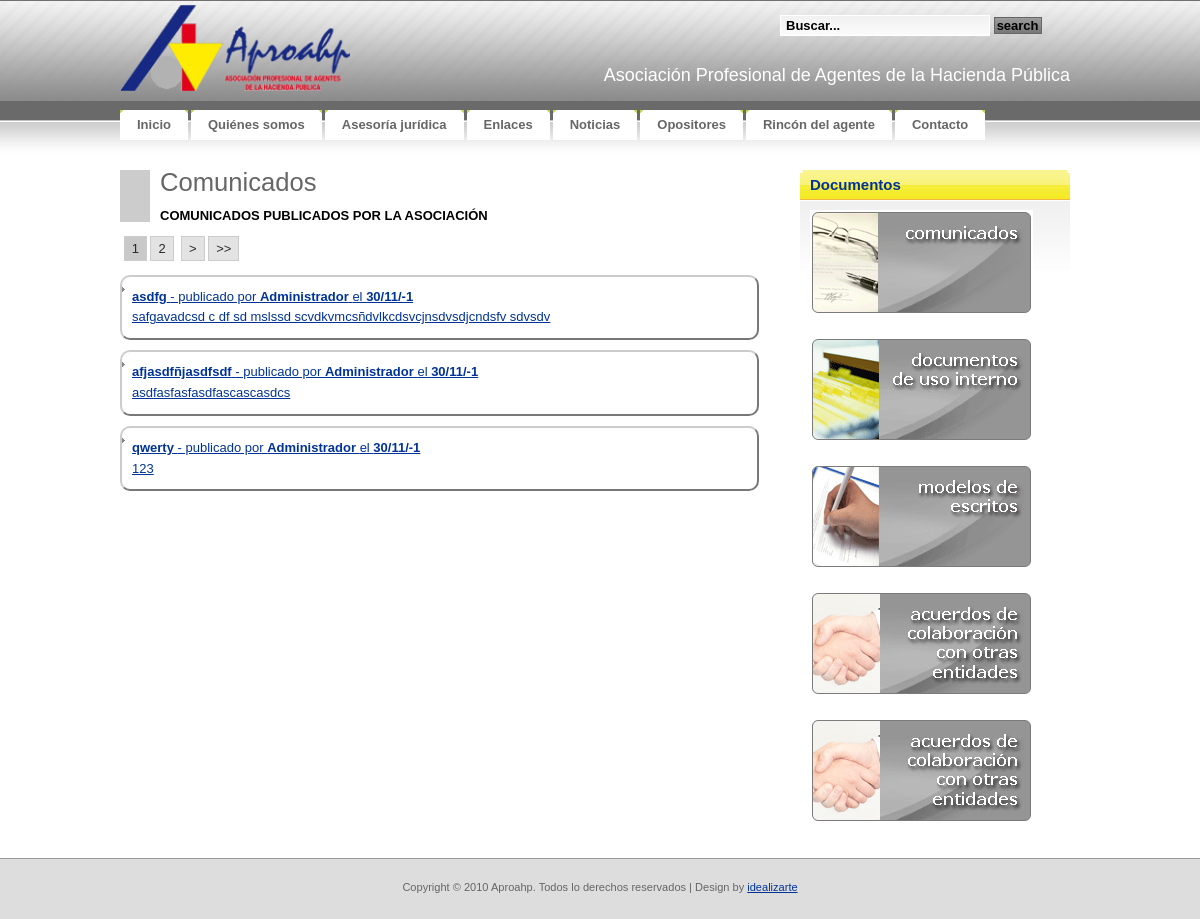
/rinconagente/documentos.php?catid=1, run on an earlier commit of the app's database.
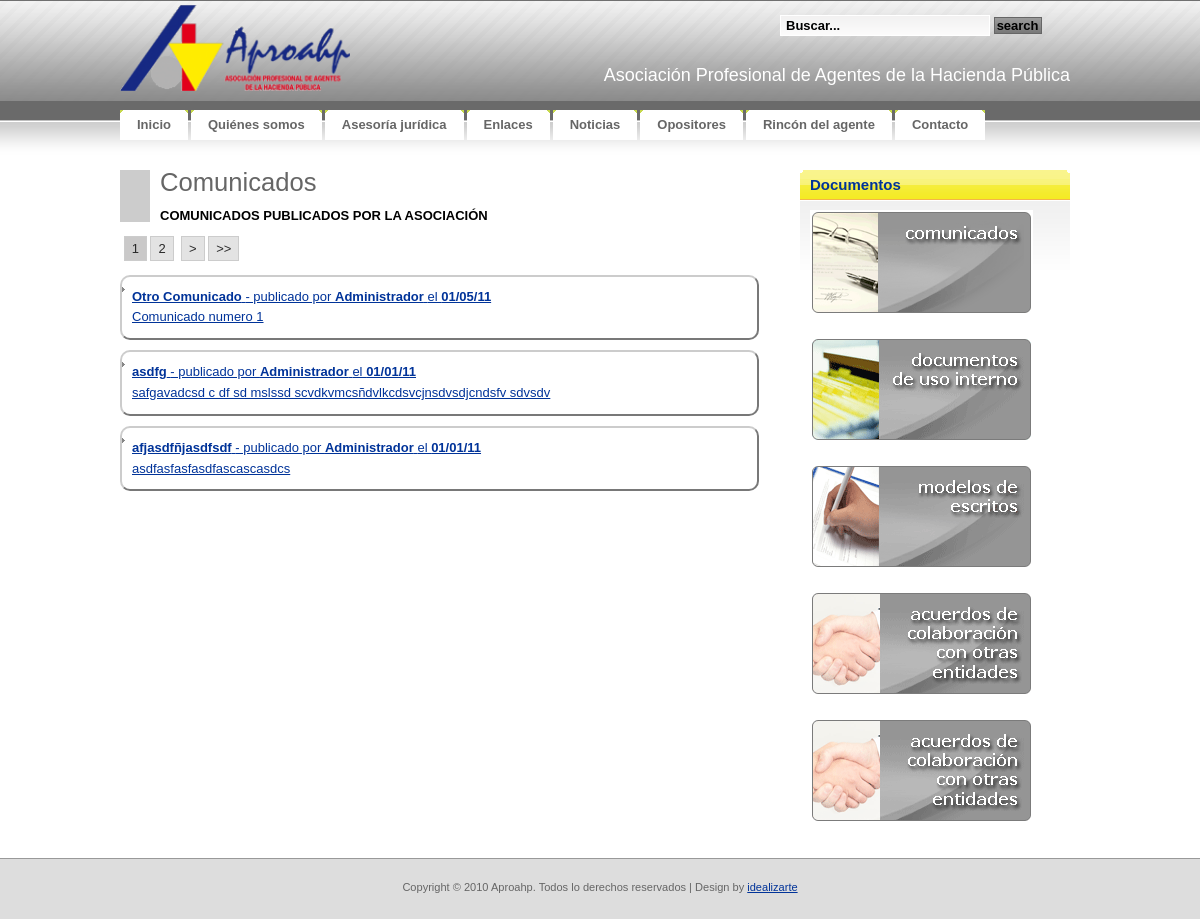
And on a later commit of the database.
### tables this page shows
CREATE TABLE IF NOT EXISTS `tbl_documentos` (
  `DOC_ID` bigint(20) NOT NULL AUTO_INCREMENT,
  `DOC_Fecha` datetime NOT NULL,
  `DOC_Autor` bigint(20) NOT NULL,
  `DOC_Categoria` bigint(20) NOT NULL,
  `DOC_Titulo` varchar(50) NOT NULL,
  `DOC_Resumen` varchar(500) NOT NULL,
  `DOC_Texto` text NOT NULL,
  `DOC_Attach` varchar(200) NOT NULL,
  UNIQUE KEY `DOC_ID` (`DOC_ID`)
);

CREATE TABLE IF NOT EXISTS `tbl_users` (
  `USR_ID` bigint(20) NOT NULL AUTO_INCREMENT,
  `USR_username` varchar(32) NOT NULL,
  `USR_password` varchar(32) NOT NULL,
  `USR_Displayname` varchar(32) NOT NULL,
  `USR_email` varchar(100) NOT NULL,
  `USR_Activo` tinyint(1) NOT NULL,
  PRIMARY KEY (`USR_ID`)
);

### rinconagente/documentos.php (the view, shortened to what the changed rows need)
<!DOCTYPE html PUBLIC "-//W3C//DTD XHTML 1.0 Strict//EN"
  "http://www.w3.org/TR/xhtml1/DTD/xhtml1-strict.dtd">
<html xmlns="http://www.w3.org/1999/xhtml" xml:lang="en" lang="en">
<head>
<link rel="stylesheet" href="../css/reset.css" type="text/css" media="screen" title="no title" charset="utf-8" />
<link rel="stylesheet" href="../css/aproahp.css" type="text/css" media="screen" title="no title" charset="utf-8" />
</head>
<body onload="MM_preloadImages('images/rinconagente_over_03.gif','images/rinconagente_over_06.gif','images/rinconagente_over_08.gif','images/rinconagente_over_10.gif')">
<div id="container">
<?php require("../header.php");
	require_once("../lib/siteconfig.php");
	if(isset($_GET['catid'])){
		echo "<div id='izda-a'>";
		$categoria=cleanQuery($_GET['catid']);
		$cat_result=mysql_query("SELECT * FROM tbl_categorias WHERE CAT_ID = '$categoria';");
		if(mysql_num_rows($cat_result) != 1){
			echo "<h1>No existe esa categoria</h1>";
		}else{
			$row = mysql_fetch_assoc($cat_result);
			echo "<div class='resalte'><h1>$row[CAT_Nombre]</h1><br/><h3>$row[CAT_Comentarios]</h3></div>";
			if(!isset($_GET['pagenum'])){
				$pagenum = 1;
			}else{
				$pagenum = $_GET['pagenum'];
			}
			$doc_result = mysql_query("SELECT * FROM tbl_documentos,tbl_Users WHERE DOC_Autor=USR_ID AND DATE(`DOC_FECHA`) <= DATE( NOW( ) ) AND DOC_Categoria = $categoria;") or die(mysql_error());
			$rows = mysql_num_rows($doc_result);
			$page_rows = 3;
			$pdata=pagination($rows,$pagenum,$page_rows);
			echo ($pdata['links']);
			echo("<ul>");
			$doc_result=mysql_query("SELECT * FROM tbl_documentos,tbl_Users WHERE DOC_Autor=USR_ID AND DATE(`DOC_FECHA`) <= DATE( NOW( ) ) AND DOC_Categoria = $categoria ORDER BY DOC_Fecha DESC ".$pdata['limites'].";");
			for ($x = 0, $numrows = mysql_num_rows($doc_result); $x < $numrows; $x++) {
				$row = mysql_fetch_assoc($doc_result);
				$datetime = date("d/m/y", strtotime($row["DOC_Fecha"]));
				echo("<a href='documentos.php?docid=".$row['DOC_ID']."'><li class='documento'><span class=highlight>".$row['DOC_Titulo']."</span> - publicado por <span class=highlight>".$row['USR_Displayname']."</span> el <span class=highlight>".$datetime.'</span><br>'.$row['DOC_Resumen']."</li></a>");
			}
			echo("</ul>");
		}
		echo "</div><div id='dcha-a'><div class='box-yellow'><h2 class='section'><b>Documentos</b></h2>";
	}else{
		echo "<div style='width: 500px; margin: auto;'><div>";
	}
?>
	</div>
</div>
</div>
</body>
</html>

### header.php (shortened to what the changed rows need)
<?php
$parts = Explode('/', $_SERVER["PHP_SELF"]);
$paginaactual= $parts[count($parts) - 1];
if(strcmp($paginaactual, "index.php")==0)
	$folder ="";
else
	$folder ="../";
$menu = array (array ( "Name" => "Inicio","Link" => "index.php","Subfolder" => ""),
			   array ( "Name" => "Quiénes somos","Link" => "kienes.php","Subfolder" => "kienes/"),
			   array ( "Name" => "Asesoría jurídica","Link" => "asesoria.php","Subfolder" => "asesoria/"),
			   array ( "Name" => "Enlaces","Link" => "enlaces.php","Subfolder" => "enlaces/"),
			   array ( "Name" => "Noticias","Link" => "noticias.php","Subfolder" => "noticias/"),
			   array ( "Name" => "Opositores","Link" => "opositores.php","Subfolder" => "opositores/"),
			   array ( "Name" => "Rincón del agente","Link" => "rinconagente.php","Subfolder" => "rinconagente/"),
			   array ( "Name" => "Contacto","Link" => "contacto.php","Subfolder" => "contacto/")
              );
?>
<div id="header">
	<?php echo('<div id="letras"><h2>'."Asociación Profesional de Agentes de la Hacienda Pública".'</h2>');?>
		</div>
</div>
<div id="menu">
	<ul>
<?php
foreach($menu as $item){
		if(strcmp($paginaactual, $item['Link'])==0)
			echo('<li class="active">');
		else
			echo('<li>');
		echo('<a href="'.$folder.$item['Subfolder'].$item['Link'].'"><b>'.$item['Name'].'</b></a></li>');
}?>
	</ul>
</div>

### lib/siteconfig.php (shortened to what the changed rows need)
<?php
	function cleanQuery($string)
	{
		if (phpversion() >= '4.3.0')
		{
			$string = mysql_real_escape_string($string);
		}
		else
		{
			$string = mysql_escape_string($string);
		}
		return $string;
	}
	function pagination($rows,$pagenum,$page_rows){
		$last = ceil($rows/$page_rows);
		$linkbase = $_SERVER['PHP_SELF'];
		$_pagi_query_string = "?";
		$plinks='';
		$limites='';
		if($rows > $page_rows){
			$_pagi_propagar = array_keys($_GET);
			foreach($_pagi_propagar as $var){
			 	if(isset($GLOBALS[$var])){
					$_pagi_query_string.= $var."=".$GLOBALS[$var]."&";
				}elseif(isset($_REQUEST[$var])){
					$_pagi_query_string.= $var."=".$_REQUEST[$var]."&";
				}
			 }
			$linkbase .= $_pagi_query_string;
			if($last > 1){
				$plinks.="<div id=pagination>";
				$showpages=2;
				$pagemin=(($pagenum - $showpages)<1)?1:($pagenum - $showpages);
				$pagemax=(($pagenum + $showpages)>$last)?$last:($pagenum + $showpages);
				for($x=$pagemin;$x<=$pagemax;$x++){
					if($x==$pagenum){
						$plinks.="&nbsp;<strong>$x</strong>";
					}else{
						$plinks.="&nbsp;<a href='".$linkbase."pagenum=$x'>$x</a>";
					}
				}
				$plinks.="&nbsp;";
				if ($pagenum == $last) {}
				else
				{
					$next = $pagenum+1;
					$plinks.=" <a href='".$linkbase."pagenum=$next'> ></a> ";
					$plinks.=" ";
					$plinks.=" <a href='".$linkbase."pagenum=$last'> >></a> ";
				}
				$plinks.="</div>";
			}
			$limites = 'limit ' .($pagenum - 1) * $page_rows .',' .$page_rows;
		}
		return(array ( "links" => $plinks,"limites" => "$limites"));
	}
?>

What changed in the data, as far as the page shows it:
no longer on this page (row edited): tbl_documentos: DOC_Titulo "qwerty", tbl_users.USR_Displayname "Administrador", DOC_Fecha "30/11/-1", DOC_Resumen "123"
added tbl_documentos: DOC_Titulo "Otro Comunicado", tbl_users.USR_Displayname "Administrador", DOC_Fecha "01/05/11", DOC_Resumen "Comunicado numero 1"
changed tbl_documentos "asdfg": DOC_Fecha "30/11/-1" → "01/01/11"
changed tbl_documentos "afjasdfñjasdfsdf": DOC_Fecha "30/11/-1" → "01/01/11"
